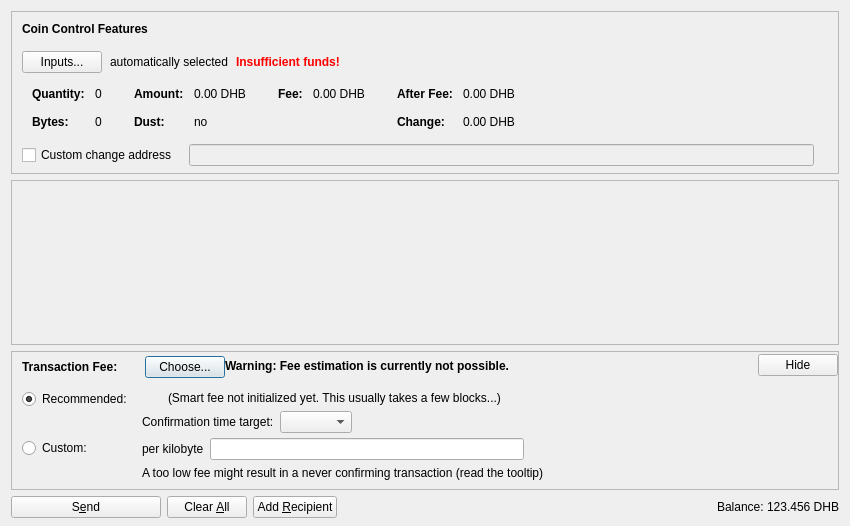
<?xml version="1.0" encoding="UTF-8"?>
<ui version="4.0">
 <class>SendCoinsDialog</class>
 <widget class="QDialog" name="SendCoinsDialog">
  <property name="geometry">
   <rect>
    <x>0</x>
    <y>0</y>
    <width>850</width>
    <height>526</height>
   </rect>
  </property>
  <property name="windowTitle">
   <string>Send Coins</string>
  </property>
  <layout class="QVBoxLayout" name="verticalLayout" stretch="0,1,0,0">
   <property name="bottomMargin">
    <number>8</number>
   </property>
   <item>
    <widget class="QFrame" name="frameCoinControl">
     <property name="sizePolicy">
      <sizepolicy hsizetype="Expanding" vsizetype="Expanding">
       <horstretch>0</horstretch>
       <verstretch>0</verstretch>
      </sizepolicy>
     </property>
     <property name="maximumSize">
      <size>
       <width>16777215</width>
       <height>16777215</height>
      </size>
     </property>
     <property name="frameShape">
      <enum>QFrame::StyledPanel</enum>
     </property>
     <property name="frameShadow">
      <enum>QFrame::Sunken</enum>
     </property>
     <layout class="QVBoxLayout" name="verticalLayoutCoinControl2">
      <property name="spacing">
       <number>0</number>
      </property>
      <property name="leftMargin">
       <number>0</number>
      </property>
      <property name="topMargin">
       <number>0</number>
      </property>
      <property name="rightMargin">
       <number>0</number>
      </property>
      <property name="bottomMargin">
       <number>6</number>
      </property>
      <item>
       <layout class="QVBoxLayout" name="verticalLayoutCoinControl" stretch="0,0,0,0,1">
        <property name="spacing">
         <number>0</number>
        </property>
        <property name="leftMargin">
         <number>10</number>
        </property>
        <property name="topMargin">
         <number>10</number>
        </property>
        <item>
         <layout class="QHBoxLayout" name="horizontalLayoutCoinControl1">
          <property name="bottomMargin">
           <number>15</number>
          </property>
          <item>
           <widget class="QLabel" name="labelCoinControlFeatures">
            <property name="sizePolicy">
             <sizepolicy hsizetype="Preferred" vsizetype="Maximum">
              <horstretch>0</horstretch>
              <verstretch>0</verstretch>
             </sizepolicy>
            </property>
            <property name="font">
             <font>
              <weight>75</weight>
              <bold>true</bold>
             </font>
            </property>
            <property name="styleSheet">
             <string notr="true">font-weight:bold;</string>
            </property>
            <property name="text">
             <string>Coin Control Features</string>
            </property>
           </widget>
          </item>
         </layout>
        </item>
        <item>
         <layout class="QHBoxLayout" name="horizontalLayoutCoinControl2" stretch="0,0,0,0">
          <property name="spacing">
           <number>8</number>
          </property>
          <property name="bottomMargin">
           <number>10</number>
          </property>
          <item>
           <widget class="QPushButton" name="pushButtonCoinControl">
            <property name="styleSheet">
             <string notr="true"/>
            </property>
            <property name="text">
             <string>Inputs...</string>
            </property>
            <property name="autoDefault">
             <bool>false</bool>
            </property>
           </widget>
          </item>
          <item>
           <widget class="QLabel" name="labelCoinControlAutomaticallySelected">
            <property name="text">
             <string>automatically selected</string>
            </property>
            <property name="margin">
             <number>5</number>
            </property>
           </widget>
          </item>
          <item>
           <widget class="QLabel" name="labelCoinControlInsuffFunds">
            <property name="font">
             <font>
              <weight>75</weight>
              <bold>true</bold>
             </font>
            </property>
            <property name="styleSheet">
             <string notr="true">color:red;font-weight:bold;</string>
            </property>
            <property name="text">
             <string>Insufficient funds!</string>
            </property>
            <property name="margin">
             <number>5</number>
            </property>
           </widget>
          </item>
          <item>
           <spacer name="horizontalSpacerCoinControl">
            <property name="orientation">
             <enum>Qt::Horizontal</enum>
            </property>
            <property name="sizeHint" stdset="0">
             <size>
              <width>40</width>
              <height>1</height>
             </size>
            </property>
           </spacer>
          </item>
         </layout>
        </item>
        <item>
         <widget class="QWidget" name="widgetCoinControl" native="true">
          <property name="sizePolicy">
           <sizepolicy hsizetype="Preferred" vsizetype="Preferred">
            <horstretch>0</horstretch>
            <verstretch>0</verstretch>
           </sizepolicy>
          </property>
          <property name="minimumSize">
           <size>
            <width>0</width>
            <height>0</height>
           </size>
          </property>
          <property name="styleSheet">
           <string notr="true"/>
          </property>
          <layout class="QHBoxLayout" name="horizontalLayoutCoinControl5">
           <property name="leftMargin">
            <number>0</number>
           </property>
           <property name="topMargin">
            <number>0</number>
           </property>
           <property name="rightMargin">
            <number>0</number>
           </property>
           <property name="bottomMargin">
            <number>0</number>
           </property>
           <item>
            <layout class="QHBoxLayout" name="horizontalLayoutCoinControl3" stretch="0,0,0,1">
             <property name="spacing">
              <number>20</number>
             </property>
             <property name="topMargin">
              <number>0</number>
             </property>
             <property name="bottomMargin">
              <number>10</number>
             </property>
             <item>
              <layout class="QFormLayout" name="formLayoutCoinControl1">
               <property name="horizontalSpacing">
                <number>10</number>
               </property>
               <property name="verticalSpacing">
                <number>14</number>
               </property>
               <property name="leftMargin">
                <number>10</number>
               </property>
               <property name="topMargin">
                <number>4</number>
               </property>
               <property name="rightMargin">
                <number>6</number>
               </property>
               <item row="0" column="0">
                <widget class="QLabel" name="labelCoinControlQuantityText">
                 <property name="font">
                  <font>
                   <weight>75</weight>
                   <bold>true</bold>
                  </font>
                 </property>
                 <property name="text">
                  <string>Quantity:</string>
                 </property>
                 <property name="margin">
                  <number>0</number>
                 </property>
                </widget>
               </item>
               <item row="0" column="1">
                <widget class="QLabel" name="labelCoinControlQuantity">
                 <property name="cursor">
                  <cursorShape>IBeamCursor</cursorShape>
                 </property>
                 <property name="contextMenuPolicy">
                  <enum>Qt::ActionsContextMenu</enum>
                 </property>
                 <property name="text">
                  <string notr="true">0</string>
                 </property>
                 <property name="margin">
                  <number>0</number>
                 </property>
                 <property name="textInteractionFlags">
                  <set>Qt::LinksAccessibleByMouse|Qt::TextSelectableByKeyboard|Qt::TextSelectableByMouse</set>
                 </property>
                </widget>
               </item>
               <item row="1" column="0">
                <widget class="QLabel" name="labelCoinControlBytesText">
                 <property name="font">
                  <font>
                   <weight>75</weight>
                   <bold>true</bold>
                  </font>
                 </property>
                 <property name="text">
                  <string>Bytes:</string>
                 </property>
                </widget>
               </item>
               <item row="1" column="1">
                <widget class="QLabel" name="labelCoinControlBytes">
                 <property name="cursor">
                  <cursorShape>IBeamCursor</cursorShape>
                 </property>
                 <property name="contextMenuPolicy">
                  <enum>Qt::ActionsContextMenu</enum>
                 </property>
                 <property name="text">
                  <string notr="true">0</string>
                 </property>
                 <property name="textInteractionFlags">
                  <set>Qt::LinksAccessibleByMouse|Qt::TextSelectableByKeyboard|Qt::TextSelectableByMouse</set>
                 </property>
                </widget>
               </item>
              </layout>
             </item>
             <item>
              <layout class="QFormLayout" name="formLayoutCoinControl2">
               <property name="horizontalSpacing">
                <number>10</number>
               </property>
               <property name="verticalSpacing">
                <number>14</number>
               </property>
               <property name="leftMargin">
                <number>6</number>
               </property>
               <property name="topMargin">
                <number>4</number>
               </property>
               <property name="rightMargin">
                <number>6</number>
               </property>
               <item row="0" column="0">
                <widget class="QLabel" name="labelCoinControlAmountText">
                 <property name="font">
                  <font>
                   <weight>75</weight>
                   <bold>true</bold>
                  </font>
                 </property>
                 <property name="text">
                  <string>Amount:</string>
                 </property>
                 <property name="margin">
                  <number>0</number>
                 </property>
                </widget>
               </item>
               <item row="0" column="1">
                <widget class="QLabel" name="labelCoinControlAmount">
                 <property name="cursor">
                  <cursorShape>IBeamCursor</cursorShape>
                 </property>
                 <property name="contextMenuPolicy">
                  <enum>Qt::ActionsContextMenu</enum>
                 </property>
                 <property name="text">
                  <string notr="true">0.00 DHB</string>
                 </property>
                 <property name="textInteractionFlags">
                  <set>Qt::LinksAccessibleByMouse|Qt::TextSelectableByKeyboard|Qt::TextSelectableByMouse</set>
                 </property>
                </widget>
               </item>
               <item row="1" column="0">
                <widget class="QLabel" name="labelCoinControlLowOutputText">
                 <property name="font">
                  <font>
                   <weight>75</weight>
                   <bold>true</bold>
                  </font>
                 </property>
                 <property name="text">
                  <string>Dust:</string>
                 </property>
                </widget>
               </item>
               <item row="1" column="1">
                <widget class="QLabel" name="labelCoinControlLowOutput">
                 <property name="cursor">
                  <cursorShape>IBeamCursor</cursorShape>
                 </property>
                 <property name="contextMenuPolicy">
                  <enum>Qt::ActionsContextMenu</enum>
                 </property>
                 <property name="text">
                  <string notr="true">no</string>
                 </property>
                 <property name="textInteractionFlags">
                  <set>Qt::LinksAccessibleByMouse|Qt::TextSelectableByKeyboard|Qt::TextSelectableByMouse</set>
                 </property>
                </widget>
               </item>
              </layout>
             </item>
             <item>
              <layout class="QFormLayout" name="formLayoutCoinControl3">
               <property name="horizontalSpacing">
                <number>10</number>
               </property>
               <property name="verticalSpacing">
                <number>14</number>
               </property>
               <property name="leftMargin">
                <number>6</number>
               </property>
               <property name="topMargin">
                <number>4</number>
               </property>
               <property name="rightMargin">
                <number>6</number>
               </property>
               <item row="0" column="0">
                <widget class="QLabel" name="labelCoinControlFeeText">
                 <property name="font">
                  <font>
                   <weight>75</weight>
                   <bold>true</bold>
                  </font>
                 </property>
                 <property name="text">
                  <string>Fee:</string>
                 </property>
                 <property name="margin">
                  <number>0</number>
                 </property>
                </widget>
               </item>
               <item row="0" column="1">
                <widget class="QLabel" name="labelCoinControlFee">
                 <property name="cursor">
                  <cursorShape>IBeamCursor</cursorShape>
                 </property>
                 <property name="contextMenuPolicy">
                  <enum>Qt::ActionsContextMenu</enum>
                 </property>
                 <property name="text">
                  <string notr="true">0.00 DHB</string>
                 </property>
                 <property name="textInteractionFlags">
                  <set>Qt::LinksAccessibleByMouse|Qt::TextSelectableByKeyboard|Qt::TextSelectableByMouse</set>
                 </property>
                </widget>
               </item>
              </layout>
             </item>
             <item>
              <layout class="QFormLayout" name="formLayoutCoinControl4">
               <property name="horizontalSpacing">
                <number>10</number>
               </property>
               <property name="verticalSpacing">
                <number>14</number>
               </property>
               <property name="leftMargin">
                <number>6</number>
               </property>
               <property name="topMargin">
                <number>4</number>
               </property>
               <property name="rightMargin">
                <number>6</number>
               </property>
               <item row="0" column="0">
                <widget class="QLabel" name="labelCoinControlAfterFeeText">
                 <property name="font">
                  <font>
                   <weight>75</weight>
                   <bold>true</bold>
                  </font>
                 </property>
                 <property name="text">
                  <string>After Fee:</string>
                 </property>
                 <property name="margin">
                  <number>0</number>
                 </property>
                </widget>
               </item>
               <item row="0" column="1">
                <widget class="QLabel" name="labelCoinControlAfterFee">
                 <property name="cursor">
                  <cursorShape>IBeamCursor</cursorShape>
                 </property>
                 <property name="contextMenuPolicy">
                  <enum>Qt::ActionsContextMenu</enum>
                 </property>
                 <property name="text">
                  <string notr="true">0.00 DHB</string>
                 </property>
                 <property name="textInteractionFlags">
                  <set>Qt::LinksAccessibleByMouse|Qt::TextSelectableByKeyboard|Qt::TextSelectableByMouse</set>
                 </property>
                </widget>
               </item>
               <item row="1" column="0">
                <widget class="QLabel" name="labelCoinControlChangeText">
                 <property name="font">
                  <font>
                   <weight>75</weight>
                   <bold>true</bold>
                  </font>
                 </property>
                 <property name="text">
                  <string>Change:</string>
                 </property>
                </widget>
               </item>
               <item row="1" column="1">
                <widget class="QLabel" name="labelCoinControlChange">
                 <property name="cursor">
                  <cursorShape>IBeamCursor</cursorShape>
                 </property>
                 <property name="contextMenuPolicy">
                  <enum>Qt::ActionsContextMenu</enum>
                 </property>
                 <property name="text">
                  <string notr="true">0.00 DHB</string>
                 </property>
                 <property name="textInteractionFlags">
                  <set>Qt::LinksAccessibleByMouse|Qt::TextSelectableByKeyboard|Qt::TextSelectableByMouse</set>
                 </property>
                </widget>
               </item>
              </layout>
             </item>
            </layout>
           </item>
          </layout>
         </widget>
        </item>
        <item>
         <layout class="QHBoxLayout" name="horizontalLayoutCoinControl4" stretch="0,0,0">
          <property name="spacing">
           <number>12</number>
          </property>
          <property name="sizeConstraint">
           <enum>QLayout::SetDefaultConstraint</enum>
          </property>
          <property name="topMargin">
           <number>5</number>
          </property>
          <property name="rightMargin">
           <number>5</number>
          </property>
          <item>
           <widget class="QCheckBox" name="checkBoxCoinControlChange">
            <property name="toolTip">
             <string>If this is activated, but the change address is empty or invalid, change will be sent to a newly generated address.</string>
            </property>
            <property name="text">
             <string>Custom change address</string>
            </property>
           </widget>
          </item>
          <item>
           <widget class="QValidatedLineEdit" name="lineEditCoinControlChange">
            <property name="enabled">
             <bool>false</bool>
            </property>
            <property name="sizePolicy">
             <sizepolicy hsizetype="Expanding" vsizetype="Fixed">
              <horstretch>0</horstretch>
              <verstretch>0</verstretch>
             </sizepolicy>
            </property>
           </widget>
          </item>
          <item>
           <widget class="QLabel" name="labelCoinControlChangeLabel">
            <property name="sizePolicy">
             <sizepolicy hsizetype="Preferred" vsizetype="Expanding">
              <horstretch>0</horstretch>
              <verstretch>0</verstretch>
             </sizepolicy>
            </property>
            <property name="minimumSize">
             <size>
              <width>0</width>
              <height>0</height>
             </size>
            </property>
            <property name="text">
             <string/>
            </property>
            <property name="margin">
             <number>3</number>
            </property>
           </widget>
          </item>
         </layout>
        </item>
        <item>
         <spacer name="verticalSpacerCoinControl">
          <property name="orientation">
           <enum>Qt::Vertical</enum>
          </property>
          <property name="sizeHint" stdset="0">
           <size>
            <width>800</width>
            <height>1</height>
           </size>
          </property>
         </spacer>
        </item>
       </layout>
      </item>
     </layout>
    </widget>
   </item>
   <item>
    <widget class="QScrollArea" name="scrollArea">
     <property name="widgetResizable">
      <bool>true</bool>
     </property>
     <widget class="QWidget" name="scrollAreaWidgetContents">
      <property name="geometry">
       <rect>
        <x>0</x>
        <y>0</y>
        <width>830</width>
        <height>104</height>
       </rect>
      </property>
      <layout class="QVBoxLayout" name="verticalLayout_2" stretch="0,1">
       <property name="leftMargin">
        <number>0</number>
       </property>
       <property name="topMargin">
        <number>0</number>
       </property>
       <property name="rightMargin">
        <number>0</number>
       </property>
       <property name="bottomMargin">
        <number>0</number>
       </property>
       <item>
        <layout class="QVBoxLayout" name="entries">
         <property name="spacing">
          <number>6</number>
         </property>
        </layout>
       </item>
       <item>
        <spacer name="verticalSpacer">
         <property name="orientation">
          <enum>Qt::Vertical</enum>
         </property>
         <property name="sizeHint" stdset="0">
          <size>
           <width>20</width>
           <height>40</height>
          </size>
         </property>
        </spacer>
       </item>
      </layout>
     </widget>
    </widget>
   </item>
   <item>
    <widget class="QFrame" name="frameFee">
     <property name="sizePolicy">
      <sizepolicy hsizetype="Expanding" vsizetype="Expanding">
       <horstretch>0</horstretch>
       <verstretch>0</verstretch>
      </sizepolicy>
     </property>
     <property name="maximumSize">
      <size>
       <width>16777215</width>
       <height>16777215</height>
      </size>
     </property>
     <property name="frameShape">
      <enum>QFrame::StyledPanel</enum>
     </property>
     <property name="frameShadow">
      <enum>QFrame::Sunken</enum>
     </property>
     <layout class="QVBoxLayout" name="verticalLayoutFee1">
      <property name="spacing">
       <number>0</number>
      </property>
      <property name="leftMargin">
       <number>0</number>
      </property>
      <property name="topMargin">
       <number>0</number>
      </property>
      <property name="rightMargin">
       <number>0</number>
      </property>
      <property name="bottomMargin">
       <number>0</number>
      </property>
      <item>
       <layout class="QVBoxLayout" name="verticalLayoutFee2" stretch="0,0,0">
        <property name="spacing">
         <number>0</number>
        </property>
        <property name="leftMargin">
         <number>10</number>
        </property>
        <property name="topMargin">
         <number>0</number>
        </property>
        <item>
         <layout class="QHBoxLayout" name="horizontalLayoutFee1">
          <property name="bottomMargin">
           <number>0</number>
          </property>
          <item>
           <layout class="QVBoxLayout" name="verticalLayoutFee7">
            <property name="spacing">
             <number>0</number>
            </property>
            <item>
             <spacer name="verticalSpacerSmartFee">
              <property name="orientation">
               <enum>Qt::Vertical</enum>
              </property>
              <property name="sizeType">
               <enum>QSizePolicy::Fixed</enum>
              </property>
              <property name="sizeHint" stdset="0">
               <size>
                <width>1</width>
                <height>4</height>
               </size>
              </property>
             </spacer>
            </item>
            <item>
             <layout class="QHBoxLayout" name="horizontalLayoutSmartFee">
              <property name="spacing">
               <number>10</number>
              </property>
              <item>
               <widget class="QLabel" name="labelFeeHeadline">
                <property name="sizePolicy">
                 <sizepolicy hsizetype="Preferred" vsizetype="Maximum">
                  <horstretch>0</horstretch>
                  <verstretch>0</verstretch>
                 </sizepolicy>
                </property>
                <property name="font">
                 <font>
                  <weight>75</weight>
                  <bold>true</bold>
                 </font>
                </property>
                <property name="styleSheet">
                 <string notr="true">font-weight:bold;</string>
                </property>
                <property name="text">
                 <string>Transaction Fee:</string>
                </property>
               </widget>
              </item>
              <item>
               <widget class="QLabel" name="labelFeeMinimized">
                <property name="text">
                 <string/>
                </property>
               </widget>
              </item>
              <item>
               <widget class="QPushButton" name="buttonChooseFee">
                <property name="text">
                 <string>Choose...</string>
                </property>
               </widget>
              </item>
             </layout>
            </item>
            <item>
             <spacer name="verticalSpacer_5">
              <property name="orientation">
               <enum>Qt::Vertical</enum>
              </property>
              <property name="sizeHint" stdset="0">
               <size>
                <width>1</width>
                <height>1</height>
               </size>
              </property>
             </spacer>
            </item>
           </layout>
          </item>
          <item>
           <widget class="QLabel" name="fallbackFeeWarningLabel">
            <property name="toolTip">
             <string>Using the fallbackfee can result in sending a transaction that will take several hours or days (or never) to confirm. Consider choosing your fee manually or wait until you have validated the complete chain.</string>
            </property>
            <property name="font">
            <font>
                <weight>75</weight>
                <bold>true</bold>
            </font>
            </property>
            <property name="text">
             <string>Warning: Fee estimation is currently not possible.</string>
            </property>
            <property name="wordWrap">
             <bool>false</bool>
            </property>
           </widget>
          </item>
          <item>
           <spacer name="horizontalSpacer_4">
            <property name="orientation">
             <enum>Qt::Horizontal</enum>
            </property>
            <property name="sizeType">
             <enum>QSizePolicy::MinimumExpanding</enum>
            </property>
            <property name="sizeHint" stdset="0">
             <size>
              <width>40</width>
              <height>20</height>
             </size>
            </property>
           </spacer>
          </item>
          <item>
           <widget class="QPushButton" name="buttonMinimizeFee">
            <property name="toolTip">
             <string>collapse fee-settings</string>
            </property>
            <property name="text">
             <string>Hide</string>
            </property>
           </widget>
          </item>
         </layout>
        </item>
        <item>
         <widget class="QFrame" name="frameFeeSelection">
          <layout class="QVBoxLayout" name="verticalLayoutFee12">
           <property name="spacing">
            <number>0</number>
           </property>
           <property name="leftMargin">
            <number>0</number>
           </property>
           <property name="topMargin">
            <number>0</number>
           </property>
           <property name="rightMargin">
            <number>0</number>
           </property>
           <property name="bottomMargin">
            <number>0</number>
           </property>
           <item>
            <layout class="QGridLayout" name="gridLayoutFee">
             <property name="topMargin">
              <number>10</number>
             </property>
             <property name="bottomMargin">
              <number>4</number>
             </property>
             <property name="horizontalSpacing">
              <number>10</number>
             </property>
             <property name="verticalSpacing">
              <number>4</number>
             </property>
             <item row="1" column="1">
              <layout class="QVBoxLayout" name="verticalLayoutFee8">
               <property name="spacing">
                <number>6</number>
               </property>
               <item>
                <layout class="QHBoxLayout" name="horizontalLayoutFee13">
                 <item>
                  <widget class="QLabel" name="labelCustomPerKilobyte">
                   <property name="toolTip">
                    <string>Specify a custom fee per kB (1,000 bytes) of the transaction's virtual size.

Note:  Since the fee is calculated on a per-byte basis, a fee of "100 satoshis per kB" for a transaction size of 500 bytes (half of 1 kB) would ultimately yield a fee of only 50 satoshis.</string>
                   </property>
                   <property name="text">
                    <string>per kilobyte</string>
                   </property>
                  </widget>
                 </item>
                 <item>
                  <widget class="BitcoinAmountField" name="customFee"/>
                 </item>
                 <item>
                  <spacer name="horizontalSpacer_6">
                   <property name="orientation">
                    <enum>Qt::Horizontal</enum>
                   </property>
                   <property name="sizeHint" stdset="0">
                    <size>
                     <width>1</width>
                     <height>1</height>
                    </size>
                   </property>
                  </spacer>
                 </item>
                </layout>
               </item>
               <item>
                <layout class="QHBoxLayout" name="horizontalLayoutFee8">
                 <item>
                  <widget class="QLabel" name="labelCustomFeeWarning">
                   <property name="enabled">
                    <bool>true</bool>
                   </property>
                   <property name="toolTip">
                    <string>When there is less transaction volume than space in the blocks, miners as well as relaying nodes may enforce a minimum fee. Paying only this minimum fee is just fine, but be aware that this can result in a never confirming transaction once there is more demand for dhbcoin transactions than the network can process.</string>
                   </property>
                   <property name="text">
                    <string>A too low fee might result in a never confirming transaction (read the tooltip)</string>
                   </property>
                  </widget>
                 </item>
                 <item>
                  <spacer name="horizontalSpacer_2">
                   <property name="orientation">
                    <enum>Qt::Horizontal</enum>
                   </property>
                   <property name="sizeHint" stdset="0">
                    <size>
                     <width>1</width>
                     <height>1</height>
                    </size>
                   </property>
                  </spacer>
                 </item>
                </layout>
               </item>
              </layout>
             </item>
             <item row="0" column="0">
              <layout class="QVBoxLayout" name="verticalLayoutFee4" stretch="0,1">
               <item>
                <widget class="QRadioButton" name="radioSmartFee">
                 <property name="text">
                  <string>Recommended:</string>
                 </property>
                 <property name="checked">
                  <bool>true</bool>
                 </property>
                 <attribute name="buttonGroup">
                  <string notr="true">groupFee</string>
                 </attribute>
                </widget>
               </item>
               <item>
                <spacer name="verticalSpacer_2">
                 <property name="orientation">
                  <enum>Qt::Vertical</enum>
                 </property>
                 <property name="sizeHint" stdset="0">
                  <size>
                   <width>1</width>
                   <height>1</height>
                  </size>
                 </property>
                </spacer>
               </item>
              </layout>
             </item>
             <item row="1" column="0">
              <layout class="QVBoxLayout" name="verticalLayoutFee9" stretch="0,1">
               <item>
                <widget class="QRadioButton" name="radioCustomFee">
                 <property name="text">
                  <string>Custom:</string>
                 </property>
                 <attribute name="buttonGroup">
                  <string notr="true">groupFee</string>
                 </attribute>
                </widget>
               </item>
               <item>
                <spacer name="verticalSpacer_6">
                 <property name="orientation">
                  <enum>Qt::Vertical</enum>
                 </property>
                 <property name="sizeHint" stdset="0">
                  <size>
                   <width>1</width>
                   <height>1</height>
                  </size>
                 </property>
                </spacer>
               </item>
              </layout>
             </item>
             <item row="0" column="1">
              <layout class="QVBoxLayout" name="verticalLayoutFee3" stretch="0,0,1">
               <property name="spacing">
                <number>6</number>
               </property>
               <property name="topMargin">
                <number>2</number>
               </property>
               <item>
                <layout class="QHBoxLayout" name="horizontalLayoutFee12">
                 <item>
                  <widget class="QLabel" name="labelSmartFee">
                   <property name="text">
                    <string/>
                   </property>
                  </widget>
                 </item>
                 <item>
                  <widget class="QLabel" name="labelFeeEstimation">
                   <property name="text">
                    <string/>
                   </property>
                  </widget>
                 </item>
                 <item>
                  <widget class="QLabel" name="labelSmartFee2">
                   <property name="text">
                    <string>(Smart fee not initialized yet. This usually takes a few blocks...)</string>
                   </property>
                  </widget>
                 </item>
                 <item>
                  <spacer name="horizontalSpacer_5">
                   <property name="orientation">
                    <enum>Qt::Horizontal</enum>
                   </property>
                   <property name="sizeHint" stdset="0">
                    <size>
                     <width>1</width>
                     <height>1</height>
                    </size>
                   </property>
                  </spacer>
                 </item>
                </layout>
               </item>
               <item>
                <layout class="QHBoxLayout" name="horizontalLayoutFee9">
                 <item>
                  <layout class="QVBoxLayout" name="verticalLayoutFee6">
                   <item>
                    <widget class="QLabel" name="labelSmartFee3">
                     <property name="text">
                      <string>Confirmation time target:</string>
                     </property>
                    </widget>
                   </item>
                  </layout>
                 </item>
                 <item>
                  <layout class="QVBoxLayout" name="verticalLayoutFee5">
                   <property name="rightMargin">
                    <number>30</number>
                   </property>
                   <item>
                    <layout class="QHBoxLayout" name="horizontalLayoutConfTarget">
                     <property name="bottomMargin">
                      <number>0</number>
                     </property>
                     <item>
                      <widget class="QComboBox" name="confTargetSelector"/>
                     </item>
                     <item>
                      <spacer name="horizontalSpacerConfTarget">
                       <property name="orientation">
                        <enum>Qt::Horizontal</enum>
                       </property>
                       <property name="sizeHint" stdset="0">
                        <size>
                         <width>40</width>
                         <height>20</height>
                        </size>
                       </property>
                      </spacer>
                     </item>
                    </layout>
                   </item>
                  </layout>
                 </item>
                </layout>
               </item>
               <item>
                <spacer name="verticalSpacer_4">
                 <property name="orientation">
                  <enum>Qt::Vertical</enum>
                 </property>
                 <property name="sizeHint" stdset="0">
                  <size>
                   <width>1</width>
                   <height>1</height>
                  </size>
                 </property>
                </spacer>
               </item>
              </layout>
             </item>
            </layout>
           </item>
          </layout>
         </widget>
        </item>
        <item>
         <spacer name="verticalSpacerFee">
          <property name="orientation">
           <enum>Qt::Vertical</enum>
          </property>
          <property name="sizeHint" stdset="0">
           <size>
            <width>40</width>
            <height>5</height>
           </size>
          </property>
         </spacer>
        </item>
       </layout>
      </item>
     </layout>
    </widget>
   </item>
   <item>
    <layout class="QHBoxLayout" name="horizontalLayout">
     <item>
      <widget class="QPushButton" name="sendButton">
       <property name="minimumSize">
        <size>
         <width>150</width>
         <height>0</height>
        </size>
       </property>
       <property name="toolTip">
        <string>Confirm the send action</string>
       </property>
       <property name="text">
        <string>S&amp;end</string>
       </property>
       <property name="icon">
        <iconset resource="../bitcoin.qrc">
         <normaloff>:/icons/send</normaloff>:/icons/send</iconset>
       </property>
       <property name="autoDefault">
        <bool>false</bool>
       </property>
       <property name="default">
        <bool>false</bool>
       </property>
      </widget>
     </item>
     <item>
      <widget class="QPushButton" name="clearButton">
       <property name="sizePolicy">
        <sizepolicy hsizetype="Minimum" vsizetype="Fixed">
         <horstretch>0</horstretch>
         <verstretch>0</verstretch>
        </sizepolicy>
       </property>
       <property name="toolTip">
        <string>Clear all fields of the form.</string>
       </property>
       <property name="text">
        <string>Clear &amp;All</string>
       </property>
       <property name="icon">
        <iconset resource="../bitcoin.qrc">
         <normaloff>:/icons/remove</normaloff>:/icons/remove</iconset>
       </property>
       <property name="autoDefault">
        <bool>false</bool>
       </property>
      </widget>
     </item>
     <item>
      <widget class="QPushButton" name="addButton">
       <property name="toolTip">
        <string>Send to multiple recipients at once</string>
       </property>
       <property name="text">
        <string>Add &amp;Recipient</string>
       </property>
       <property name="icon">
        <iconset resource="../bitcoin.qrc">
         <normaloff>:/icons/add</normaloff>:/icons/add</iconset>
       </property>
       <property name="autoDefault">
        <bool>false</bool>
       </property>
      </widget>
     </item>
     <item>
      <spacer name="horizontalSpacer">
       <property name="orientation">
        <enum>Qt::Horizontal</enum>
       </property>
       <property name="sizeHint" stdset="0">
        <size>
         <width>40</width>
         <height>20</height>
        </size>
       </property>
      </spacer>
     </item>
     <item>
      <layout class="QHBoxLayout" name="horizontalLayout_2">
       <property name="spacing">
        <number>3</number>
       </property>
       <item>
        <widget class="QLabel" name="label">
         <property name="sizePolicy">
          <sizepolicy hsizetype="Preferred" vsizetype="Fixed">
           <horstretch>0</horstretch>
           <verstretch>0</verstretch>
          </sizepolicy>
         </property>
         <property name="text">
          <string>Balance:</string>
         </property>
        </widget>
       </item>
       <item>
        <widget class="QLabel" name="labelBalance">
         <property name="sizePolicy">
          <sizepolicy hsizetype="Preferred" vsizetype="Fixed">
           <horstretch>0</horstretch>
           <verstretch>0</verstretch>
          </sizepolicy>
         </property>
         <property name="cursor">
          <cursorShape>IBeamCursor</cursorShape>
         </property>
         <property name="text">
          <string notr="true">123.456 DHB</string>
         </property>
         <property name="textInteractionFlags">
          <set>Qt::LinksAccessibleByMouse|Qt::TextSelectableByKeyboard|Qt::TextSelectableByMouse</set>
         </property>
        </widget>
       </item>
      </layout>
     </item>
    </layout>
   </item>
  </layout>
 </widget>
 <customwidgets>
  <customwidget>
   <class>QValidatedLineEdit</class>
   <extends>QLineEdit</extends>
   <header>qt/qvalidatedlineedit.h</header>
  </customwidget>
  <customwidget>
   <class>BitcoinAmountField</class>
   <extends>QLineEdit</extends>
   <header>qt/bitcoinamountfield.h</header>
   <container>1</container>
  </customwidget>
 </customwidgets>
 <resources>
  <include location="../bitcoin.qrc"/>
 </resources>
 <connections/>
 <buttongroups>
  <buttongroup name="groupFee"/>
 </buttongroups>
</ui>
